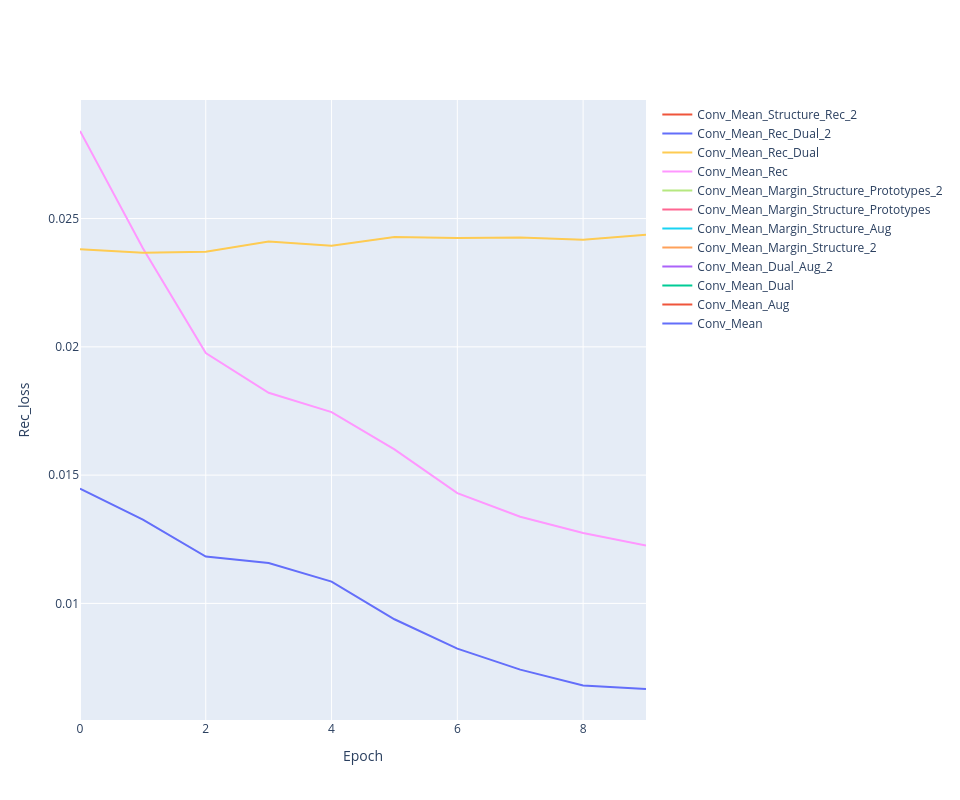

Here is the notebook cell this chart was saved with:
### Code cell
line_plot(history, 'rec_loss')

### Figure 1 — Plotly figure (JSON) as saved in the notebook; plotly's stock layout.template omitted (floating-point values rounded to 4 significant figures)
{"data": [{"line": {"color": "#636EFA"}, "mode": "lines", "name": "Conv_Mean", "type": "scatter", "x": [0, 1, 2, 3, 4, 5, 6, 7, 8, 9], "y": [NaN, NaN, NaN, NaN, NaN, NaN, NaN, NaN, NaN, NaN]}, {"line": {"width": 0}, "marker": {"color": "#444"}, "mode": "lines", "showlegend": false, "type": "scatter", "x": [0, 1, 2, 3, 4, 5, 6, 7, 8, 9], "y": [NaN, NaN, NaN, NaN, NaN, NaN, NaN, NaN, NaN, NaN]}, {"fill": "tonexty", "fillcolor": "rgba(99, 110, 250,0.2)", "line": {"width": 0}, "marker": {"color": "#444"}, "mode": "lines", "showlegend": false, "type": "scatter", "x": [0, 1, 2, 3, 4, 5, 6, 7, 8, 9], "y": [NaN, NaN, NaN, NaN, NaN, NaN, NaN, NaN, NaN, NaN]}, {"line": {"color": "#EF553B"}, "mode": "lines", "name": "Conv_Mean_Aug", "type": "scatter", "x": [0, 1, 2, 3, 4, 5, 6, 7, 8, 9], "y": [NaN, NaN, NaN, NaN, NaN, NaN, NaN, NaN, NaN, NaN]}, {"line": {"width": 0}, "marker": {"color": "#444"}, "mode": "lines", "showlegend": false, "type": "scatter", "x": [0, 1, 2, 3, 4, 5, 6, 7, 8, 9], "y": [NaN, NaN, NaN, NaN, NaN, NaN, NaN, NaN, NaN, NaN]}, {"fill": "tonexty", "fillcolor": "rgba(239, 85, 59,0.2)", "line": {"width": 0}, "marker": {"color": "#444"}, "mode": "lines", "showlegend": false, "type": "scatter", "x": [0, 1, 2, 3, 4, 5, 6, 7, 8, 9], "y": [NaN, NaN, NaN, NaN, NaN, NaN, NaN, NaN, NaN, NaN]}, {"line": {"color": "#00CC96"}, "mode": "lines", "name": "Conv_Mean_Dual", "type": "scatter", "x": [0, 1, 2, 3, 4, 5, 6, 7, 8, 9], "y": [NaN, NaN, NaN, NaN, NaN, NaN, NaN, NaN, NaN, NaN]}, {"line": {"width": 0}, "marker": {"color": "#444"}, "mode": "lines", "showlegend": false, "type": "scatter", "x": [0, 1, 2, 3, 4, 5, 6, 7, 8, 9], "y": [NaN, NaN, NaN, NaN, NaN, NaN, NaN, NaN, NaN, NaN]}, {"fill": "tonexty", "fillcolor": "rgba(0, 204, 150,0.2)", "line": {"width": 0}, "marker": {"color": "#444"}, "mode": "lines", "showlegend": false, "type": "scatter", "x": [0, 1, 2, 3, 4, 5, 6, 7, 8, 9], "y": [NaN, NaN, NaN, NaN, NaN, NaN, NaN, NaN, NaN, NaN]}, {"line": {"color": "#AB63FA"}, "mode": "lines", "name": "Conv_Mean_Dual_Aug_2", "type": "scatter", "x": [0, 1, 2, 3, 4, 5, 6, 7, 8, 9], "y": [NaN, NaN, NaN, NaN, NaN, NaN, NaN, NaN, NaN, NaN]}, {"line": {"width": 0}, "marker": {"color": "#444"}, "mode": "lines", "showlegend": false, "type": "scatter", "x": [0, 1, 2, 3, 4, 5, 6, 7, 8, 9], "y": [NaN, NaN, NaN, NaN, NaN, NaN, NaN, NaN, NaN, NaN]}, {"fill": "tonexty", "fillcolor": "rgba(171, 99, 250,0.2)", "line": {"width": 0}, "marker": {"color": "#444"}, "mode": "lines", "showlegend": false, "type": "scatter", "x": [0, 1, 2, 3, 4, 5, 6, 7, 8, 9], "y": [NaN, NaN, NaN, NaN, NaN, NaN, NaN, NaN, NaN, NaN]}, {"line": {"color": "#FFA15A"}, "mode": "lines", "name": "Conv_Mean_Margin_Structure_2", "type": "scatter", "x": [0, 1, 2, 3, 4, 5, 6, 7, 8, 9], "y": [NaN, NaN, NaN, NaN, NaN, NaN, NaN, NaN, NaN, NaN]}, {"line": {"width": 0}, "marker": {"color": "#444"}, "mode": "lines", "showlegend": false, "type": "scatter", "x": [0, 1, 2, 3, 4, 5, 6, 7, 8, 9], "y": [NaN, NaN, NaN, NaN, NaN, NaN, NaN, NaN, NaN, NaN]}, {"fill": "tonexty", "fillcolor": "rgba(255, 161, 90,0.2)", "line": {"width": 0}, "marker": {"color": "#444"}, "mode": "lines", "showlegend": false, "type": "scatter", "x": [0, 1, 2, 3, 4, 5, 6, 7, 8, 9], "y": [NaN, NaN, NaN, NaN, NaN, NaN, NaN, NaN, NaN, NaN]}, {"line": {"color": "#19D3F3"}, "mode": "lines", "name": "Conv_Mean_Margin_Structure_Aug", "type": "scatter", "x": [0, 1, 2, 3, 4, 5, 6, 7, 8, 9], "y": [NaN, NaN, NaN, NaN, NaN, NaN, NaN, NaN, NaN, NaN]}, {"line": {"width": 0}, "marker": {"color": "#444"}, "mode": "lines", "showlegend": false, "type": "scatter", "x": [0, 1, 2, 3, 4, 5, 6, 7, 8, 9], "y": [NaN, NaN, NaN, NaN, NaN, NaN, NaN, NaN, NaN, NaN]}, {"fill": "tonexty", "fillcolor": "rgba(25, 211, 243,0.2)", "line": {"width": 0}, "marker": {"color": "#444"}, "mode": "lines", "showlegend": false, "type": "scatter", "x": [0, 1, 2, 3, 4, 5, 6, 7, 8, 9], "y": [NaN, NaN, NaN, NaN, NaN, NaN, NaN, NaN, NaN, NaN]}, {"line": {"color": "#FF6692"}, "mode": "lines", "name": "Conv_Mean_Margin_Structure_Prototypes", "type": "scatter", "x": [0, 1, 2, 3, 4, 5, 6, 7, 8, 9], "y": [NaN, NaN, NaN, NaN, NaN, NaN, NaN, NaN, NaN, NaN]}, {"line": {"width": 0}, "marker": {"color": "#444"}, "mode": "lines", "showlegend": false, "type": "scatter", "x": [0, 1, 2, 3, 4, 5, 6, 7, 8, 9], "y": [NaN, NaN, NaN, NaN, NaN, NaN, NaN, NaN, NaN, NaN]}, {"fill": "tonexty", "fillcolor": "rgba(255, 102, 146,0.2)", "line": {"width": 0}, "marker": {"color": "#444"}, "mode": "lines", "showlegend": false, "type": "scatter", "x": [0, 1, 2, 3, 4, 5, 6, 7, 8, 9], "y": [NaN, NaN, NaN, NaN, NaN, NaN, NaN, NaN, NaN, NaN]}, {"line": {"color": "#B6E880"}, "mode": "lines", "name": "Conv_Mean_Margin_Structure_Prototypes_2", "type": "scatter", "x": [0, 1, 2, 3, 4, 5, 6, 7, 8, 9], "y": [NaN, NaN, NaN, NaN, NaN, NaN, NaN, NaN, NaN, NaN]}, {"line": {"width": 0}, "marker": {"color": "#444"}, "mode": "lines", "showlegend": false, "type": "scatter", "x": [0, 1, 2, 3, 4, 5, 6, 7, 8, 9], "y": [NaN, NaN, NaN, NaN, NaN, NaN, NaN, NaN, NaN, NaN]}, {"fill": "tonexty", "fillcolor": "rgba(182, 232, 128,0.2)", "line": {"width": 0}, "marker": {"color": "#444"}, "mode": "lines", "showlegend": false, "type": "scatter", "x": [0, 1, 2, 3, 4, 5, 6, 7, 8, 9], "y": [NaN, NaN, NaN, NaN, NaN, NaN, NaN, NaN, NaN, NaN]}, {"line": {"color": "#FF97FF"}, "mode": "lines", "name": "Conv_Mean_Rec", "type": "scatter", "x": [0, 1, 2, 3, 4, 5, 6, 7, 8, 9], "y": [0.02841, 0.02384, 0.01976, 0.01821, 0.01746, 0.016, 0.0143, 0.01338, 0.01275, 0.01226]}, {"line": {"width": 0}, "marker": {"color": "#444"}, "mode": "lines", "showlegend": false, "type": "scatter", "x": [0, 1, 2, 3, 4, 5, 6, 7, 8, 9], "y": [NaN, NaN, NaN, NaN, NaN, NaN, NaN, NaN, NaN, NaN]}, {"fill": "tonexty", "fillcolor": "rgba(255, 151, 255,0.2)", "line": {"width": 0}, "marker": {"color": "#444"}, "mode": "lines", "showlegend": false, "type": "scatter", "x": [0, 1, 2, 3, 4, 5, 6, 7, 8, 9], "y": [NaN, NaN, NaN, NaN, NaN, NaN, NaN, NaN, NaN, NaN]}, {"line": {"color": "#FECB52"}, "mode": "lines", "name": "Conv_Mean_Rec_Dual", "type": "scatter", "x": [0, 1, 2, 3, 4, 5, 6, 7, 8, 9], "y": [0.02381, 0.02366, 0.02371, 0.02411, 0.02394, 0.02428, 0.02425, 0.02426, 0.02418, 0.02437]}, {"line": {"width": 0}, "marker": {"color": "#444"}, "mode": "lines", "showlegend": false, "type": "scatter", "x": [0, 1, 2, 3, 4, 5, 6, 7, 8, 9], "y": [NaN, NaN, NaN, NaN, NaN, NaN, NaN, NaN, NaN, NaN]}, {"fill": "tonexty", "fillcolor": "rgba(254, 203, 82,0.2)", "line": {"width": 0}, "marker": {"color": "#444"}, "mode": "lines", "showlegend": false, "type": "scatter", "x": [0, 1, 2, 3, 4, 5, 6, 7, 8, 9], "y": [NaN, NaN, NaN, NaN, NaN, NaN, NaN, NaN, NaN, NaN]}, {"line": {"color": "#636EFA"}, "mode": "lines", "name": "Conv_Mean_Rec_Dual_2", "type": "scatter", "x": [0, 1, 2, 3, 4, 5, 6, 7, 8, 9], "y": [0.01448, 0.01326, 0.01182, 0.01158, 0.01085, 0.009382, 0.008237, 0.007418, 0.006796, 0.006663]}, {"line": {"width": 0}, "marker": {"color": "#444"}, "mode": "lines", "showlegend": false, "type": "scatter", "x": [0, 1, 2, 3, 4, 5, 6, 7, 8, 9], "y": [NaN, NaN, NaN, NaN, NaN, NaN, NaN, NaN, NaN, NaN]}, {"fill": "tonexty", "fillcolor": "rgba(99, 110, 250,0.2)", "line": {"width": 0}, "marker": {"color": "#444"}, "mode": "lines", "showlegend": false, "type": "scatter", "x": [0, 1, 2, 3, 4, 5, 6, 7, 8, 9], "y": [NaN, NaN, NaN, NaN, NaN, NaN, NaN, NaN, NaN, NaN]}, {"line": {"color": "#EF553B"}, "mode": "lines", "name": "Conv_Mean_Structure_Rec_2", "type": "scatter", "x": [0, 1, 2, 3, 4, 5, 6, 7, 8, 9], "y": [NaN, NaN, NaN, NaN, NaN, NaN, NaN, NaN, NaN, NaN]}, {"line": {"width": 0}, "marker": {"color": "#444"}, "mode": "lines", "showlegend": false, "type": "scatter", "x": [0, 1, 2, 3, 4, 5, 6, 7, 8, 9], "y": [NaN, NaN, NaN, NaN, NaN, NaN, NaN, NaN, NaN, NaN]}, {"fill": "tonexty", "fillcolor": "rgba(239, 85, 59,0.2)", "line": {"width": 0}, "marker": {"color": "#444"}, "mode": "lines", "showlegend": false, "type": "scatter", "x": [0, 1, 2, 3, 4, 5, 6, 7, 8, 9], "y": [NaN, NaN, NaN, NaN, NaN, NaN, NaN, NaN, NaN, NaN]}], "layout": {"height": 800, "width": 960, "xaxis": {"title": {"text": "Epoch"}}, "yaxis": {"title": {"text": "Rec_loss"}}}}
